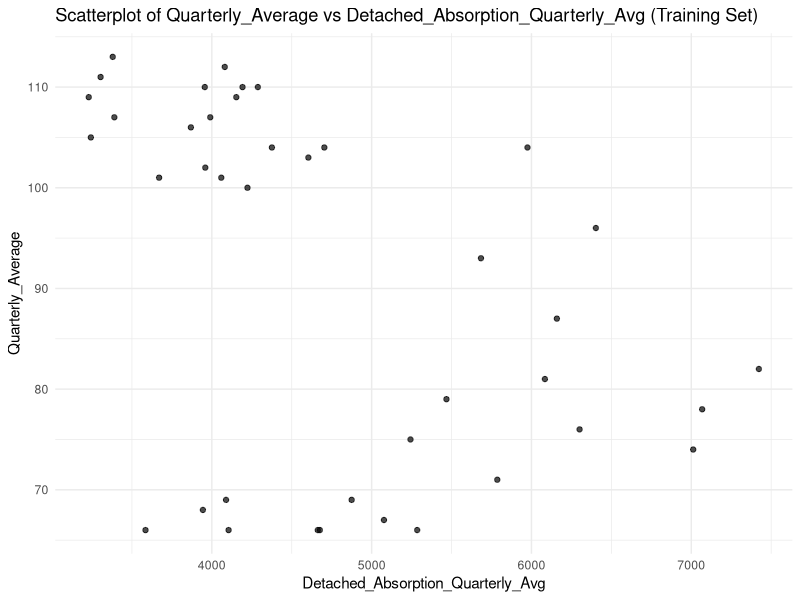
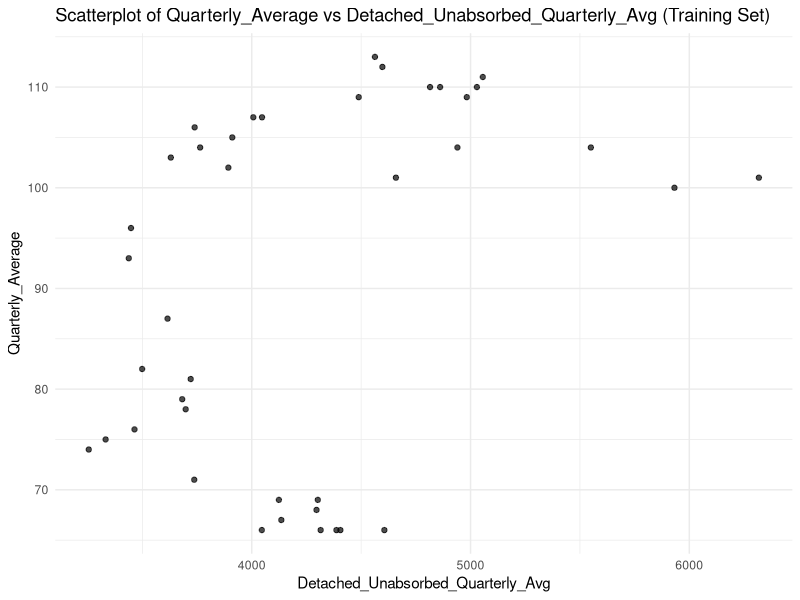
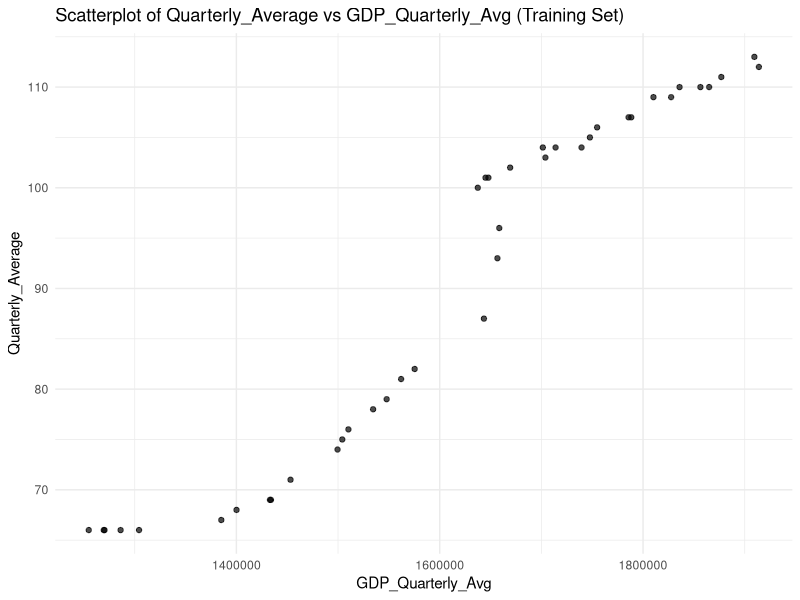
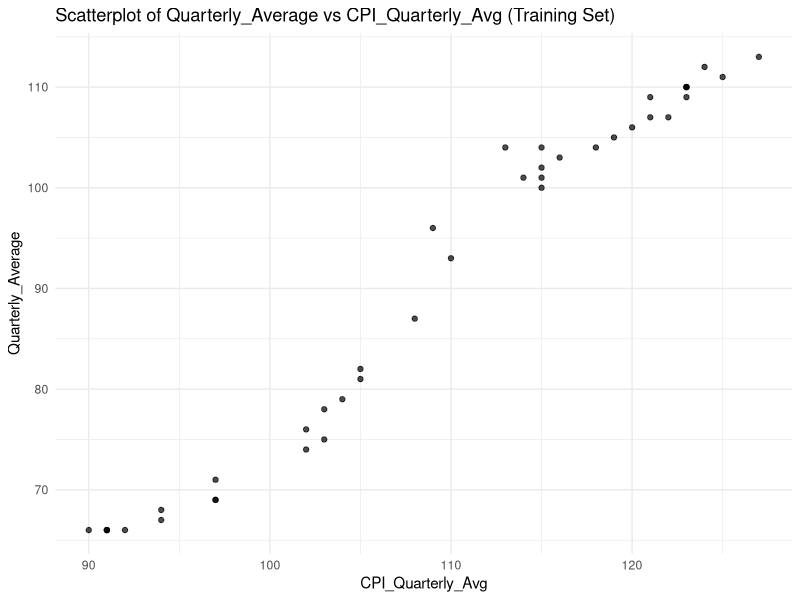
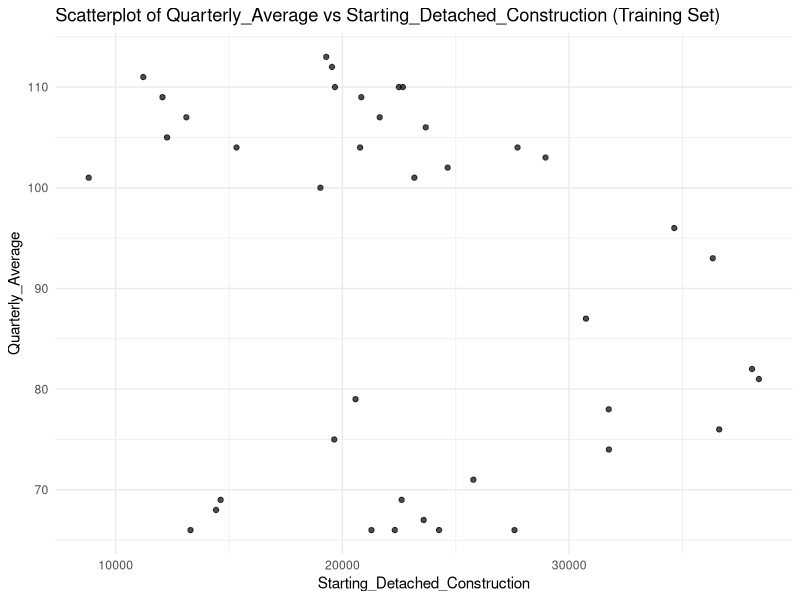
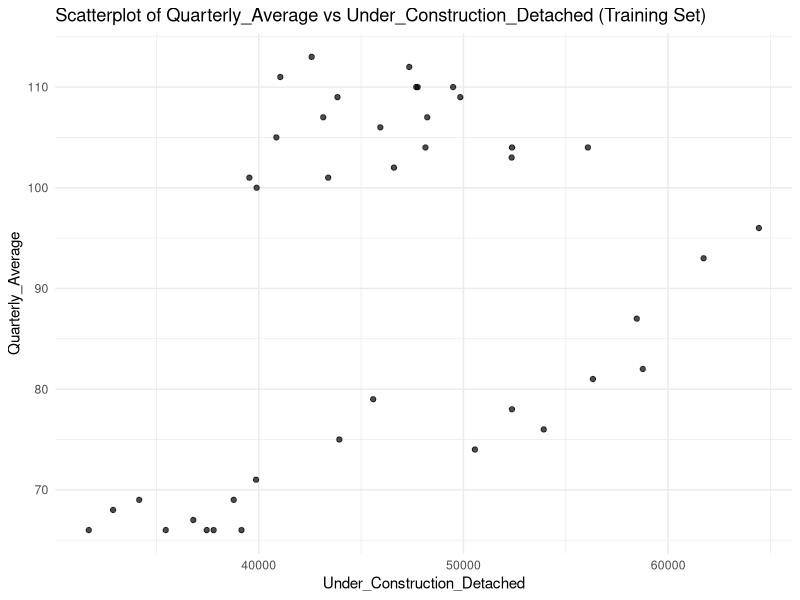
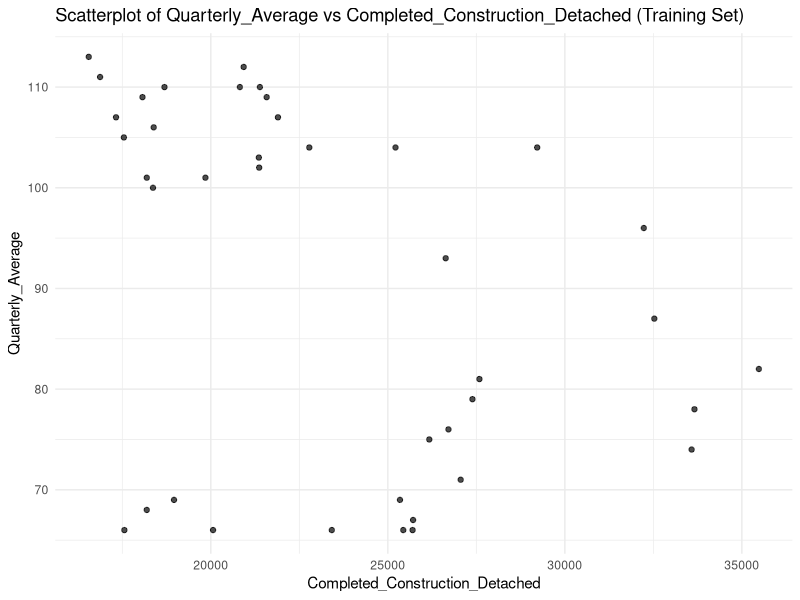
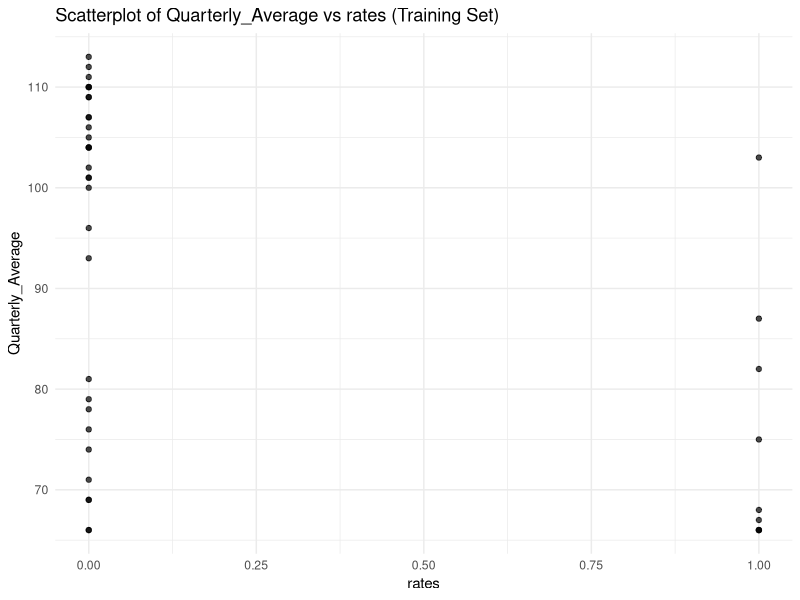

Write R code to recreate these figures, in order.
## ---- chunk 1
library(tidyverse)
library(here)
library(caret)
library(car)
library(corrplot)
library(broom)
library(MASS)
library(lmtest)
library(Metrics)
library(dplyr)

# Load the dataset
data <- read_csv(here::here("data/analysis_data/analysis_data.csv"))

# response variable and predictors
response <- "Quarterly_Average"
predictors <- c(
  "Detached_Absorption_Quarterly_Avg",
  "Detached_Unabsorbed_Quarterly_Avg",
  "GDP_Quarterly_Avg",
  "CPI_Quarterly_Avg",
  "Starting_Detached_Construction",
  "Under_Construction_Detached",
  "Completed_Construction_Detached",
  "rates"
)

# Subset the relevant data
selected_data <- data %>%
  dplyr::select(c(response, all_of(predictors)))

# Clean Data

cleaned_data <- selected_data %>%
  drop_na()

cleaned_data <- cleaned_data %>%
  distinct()


# Initial regression model
model <- lm(as.formula(paste(response, "~", paste(predictors, collapse = " + "))), data = cleaned_data)

# Cooks Distance
cooks_d <- cooks.distance(model)

# Influential points
influential_points <- which(cooks_d > 4 / (nrow(cleaned_data) - length(model$coefficients)))

# Exclude influential observations
# cleaned_data <- cleaned_data[-influential_points, ]

# Split the Data
set.seed(123)
train_index <- createDataPartition(cleaned_data[[response]], p = 0.5, list = FALSE)
train_data <- cleaned_data[train_index, ]
test_data <- cleaned_data[-train_index, ]

list(
  training_set = train_data,
  test_set = test_data
)

## ---- chunk 2

# Predictors and response
response <- "Quarterly_Average"
predictors <- setdiff(names(train_data), c("Quarter", response))

# Data from the training set
eda_training_data <- train_data%>%
  dplyr::select(all_of(c(response, predictors)))

# predictors in the training set
for (predictor in predictors) {
  p <- ggplot(eda_training_data, aes_string(x = predictor, y = response)) +
    geom_point(alpha = 0.7) +
    labs(title = paste("Scatterplot of", response, "vs", predictor, "(Training Set)"),
         x = predictor, y = response) +
    theme_minimal()
  
  print(p)
}

# Fit the model using the training set
model_training <- lm(as.formula(paste(response, "~", paste(predictors, collapse = " + "))), data = eda_training_data)
summary(model_training)

# residuals and fitted values
residuals_training <- resid(model_training)
fitted_values_training <- fitted(model_training)

# VIF
vif_training <- vif(model_training)
print(vif_training)

# Linearity
ggplot(data = NULL, aes(x = fitted_values_training, y = residuals_training)) +
  geom_point(alpha = 0.7) +
  geom_hline(yintercept = 0, color = "red", linetype = "dashed") +
  labs(title = "Residuals vs Fitted Values",
       x = "Fitted Values",
       y = "Residuals") +
  theme_minimal()

# Residuals vs Each Predictor
for (predictor in predictors) {
  p <- ggplot(data = eda_training_data, aes_string(x = predictor, y = "residuals_training")) +
    geom_point(alpha = 0.7) +
    geom_hline(yintercept = 0, color = "red", linetype = "dashed") +
    labs(title = paste("Residuals vs", predictor),
         x = predictor, y = "Residuals") +
    theme_minimal()
  
  print(p)
}

# Normality of Residuals
qqnorm(residuals_training, main = "Normal Q-Q Plot")
qqline(residuals_training, col = "red")


## ---- chunk 3
response <- "Quarterly_Average"
predictors <- setdiff(names(test_data), c("Quarter", response))

# test set
eda_test_data <- test_data %>%
  dplyr::select(all_of(c(response, predictors)))

for (predictor in predictors) {
  p <- ggplot(eda_test_data, aes_string(x = predictor, y = response)) +
    geom_point(alpha = 0.7) +
    labs(title = paste("Scatterplot of", response, "vs", predictor, "(Test Set)"),
         x = predictor, y = response) +
    theme_minimal()
  
  print(p) 
}

# Fit the model using the test set
model_test <- lm(as.formula(paste(response, "~", paste(predictors, collapse = " + "))), data = eda_test_data)
summary(model_test)

residuals_test <- resid(model_test)
fitted_values_test <- fitted(model_test)

# Calculate VIF 
vif_test <- vif(model_test)
print(vif_test)

## ---- chunk 4
library(car)
library(MASS)
library(lmtest)

# Transform predictors for non-linearity
train_data$Detached_Absorption_Quarterly_Avg <- log(train_data$Detached_Absorption_Quarterly_Avg + 1)
train_data$CPI_Quarterly_Avg <- log(train_data$CPI_Quarterly_Avg + 1)
train_data$Completed_Construction_Detached <- log(train_data$Completed_Construction_Detached + 1)


# Box-Cox transformation for response variable to address skewness and heteroscedasticity
bc <- boxcox(Quarterly_Average ~ Detached_Absorption_Quarterly_Avg +
               Detached_Unabsorbed_Quarterly_Avg +
               Completed_Construction_Detached +
                                CPI_Quarterly_Avg,
             data = train_data, plotit = FALSE)
lambda <- bc$x[which.max(bc$y)]

if (lambda == 0) {
  train_data$Quarterly_Average <- log(train_data$Quarterly_Average)
} else {
  train_data$Quarterly_Average <- (train_data$Quarterly_Average^lambda - 1) / lambda
}

# Fit the linear regression model
model <- lm(Quarterly_Average ~ Detached_Absorption_Quarterly_Avg +
                                    +
                                   Detached_Unabsorbed_Quarterly_Avg +
                                   Completed_Construction_Detached +
                                   CPI_Quarterly_Avg,
            data = train_data)



## ---- chunk 5

predictors <- c(
  "Detached_Absorption_Quarterly_Avg",
  "Detached_Unabsorbed_Quarterly_Avg",
  "CPI_Quarterly_Avg",
  "Completed_Construction_Detached"
)

# Residuals and fitted values
residuals_model <- resid(model)
fitted_values_model <- fitted(model)

# VIF
vif_model <- vif(model)
print(vif_model)

# Linearity
ggplot(data = NULL, aes(x = fitted_values_model, y = residuals_model)) +
  geom_point(alpha = 0.7) +
  geom_hline(yintercept = 0, color = "red", linetype = "dashed") +
  labs(title = "Residuals vs Fitted Values",
       x = "Fitted Values",
       y = "Residuals") +
  theme_minimal()

# Residuals vs Each Predictor
for (predictor in predictors) {
  p <- ggplot(data = train_data, aes_string(x = predictor, y = "residuals_model")) +
    geom_point(alpha = 0.7) +
    geom_hline(yintercept = 0, color = "red", linetype = "dashed") +
    labs(title = paste("Residuals vs", predictor),
         x = predictor, y = "Residuals") +
    theme_minimal()
  
  print(p)
}

# Normality of Residuals
qqnorm(residuals_model, main = "Normal Q-Q Plot")
qqline(residuals_model, col = "red")

## ---- chunk 6
# Model Performance Metrics
model_summary <- summary(model)

# Extract R^2 and Adjusted R^2
r_squared <- model_summary$r.squared
adj_r_squared <- model_summary$adj.r.squared

# AIC and BIC
aic <- AIC(model)
bic <- BIC(model)

# RMSE
residuals <- residuals(model)
rmse <- sqrt(mean(residuals^2))

# Results
cat("Model Performance Metrics:\n")
cat("R-squared: ", round(r_squared, 4), "\n")
cat("Adjusted R-squared: ", round(adj_r_squared, 4), "\n")
cat("AIC: ", round(aic, 4), "\n")
cat("BIC: ", round(bic, 4), "\n")
cat("RMSE: ", round(rmse, 4), "\n")

## ---- chunk 7

# Predict on test_data
predictions <- predict(model, newdata = test_data)

# Calculate residuals
residuals <- test_data$Quarterly_Average - predictions

# Compute MSE for test_data
mse_test <- mean(residuals^2)
cat("Mean Squared Error (MSE) on Test Data:", mse_test, "\n")

# R-squared for test_data
ss_total <- sum((test_data$Quarterly_Average - mean(test_data$Quarterly_Average))^2)
ss_residual <- sum(residuals^2)
r_squared_test <- 1 - (ss_residual / ss_total)
cat("R-squared on Test Data:", r_squared_test, "\n")

# Print validation results
cat("Validation Results:\n")
cat("Mean Squared Error (Test Data):", mse_test, "\n")
cat("R-squared (Test Data):", r_squared_test, "\n")

## ---- chunk 8
saveRDS(model, file = here("data", "final_model.rds"))
